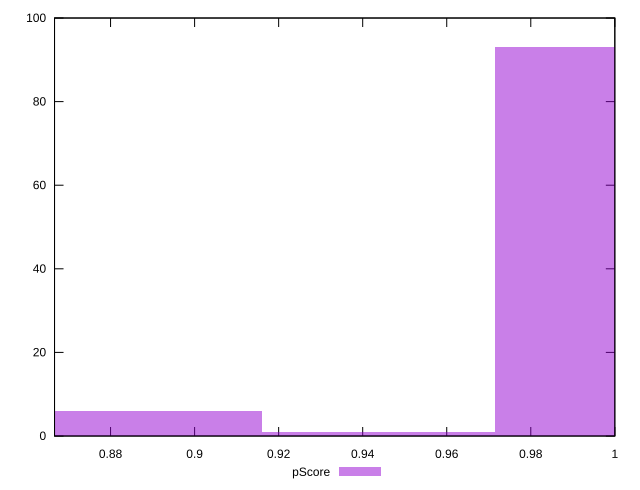

gnuplot code for this plot:
reset

$pScore <<EOF
0.94374141740661 1
0.9992556184305282 93
0.8882272163826918 6
EOF

set key outside below
set boxwidth 0.055514201023918235
set xrange [0.8666666666666667:1]
set yrange [0:100]
set trange [0:100]
set style fill transparent solid 0.5 noborder
set terminal svg size 640, 490 enhanced background rgb 'white'
set output "report_00015_2021-02-09T16-11-33.973Z/unminified-css/samples/pages+cached/pScore/histogram.svg"

plot $pScore title "pScore" with boxes

reset
